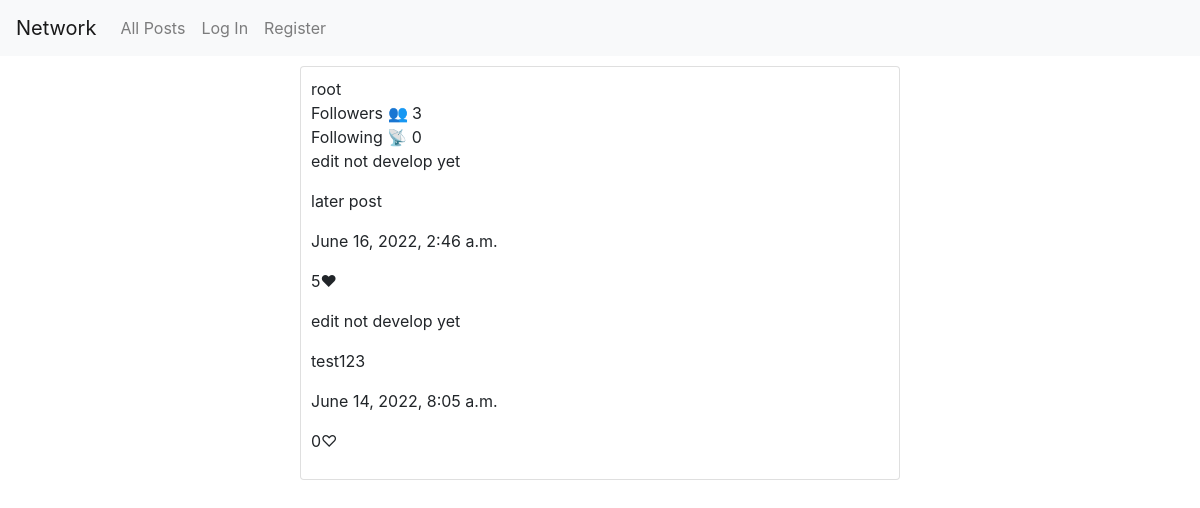
Page /profile/root on the committed database.
### network/models.py (models this page shows, shortened)
class Profile(models.Model):
    owner = models.ForeignKey("User", on_delete=models.CASCADE, related_name="who")
    followers = models.IntegerField(default=0)
    follow_to = models.ManyToManyField("User", blank=True, related_name="follow_who")

class User(AbstractUser):
    pass

class Post(models.Model):
    poster = models.ForeignKey("User", on_delete=models.CASCADE, related_name="from_who")
    content = models.TextField(blank=True, default='')
    like_num = models.IntegerField()
    post_time = models.DateTimeField(auto_now_add=True)

### network/views.py (the view)
# urls.py: path("profile/<str:name>", views.show_profile, name="profile"),
def show_profile(request, name):
    current_user = User.objects.get(username=name)
    global post_paginator
    global page_now
    post_paginator = Paginator(Post.objects.filter(poster=current_user).order_by("-post_time").all(), post_per_page)
    page_now = 1
    return render(request, 'network/profile.html', {
        "user_info": Profile.objects.get(owner=current_user),
        "my_posts": post_paginator.page(1)
    })

### network/templates/network/profile.html
{% extends "network/layout.html" %}
{% block body %}
    <div>
        <div>{{ user_info.owner.username }}</div>
        <div>Followers &#128101; {{ user_info.followers }}</div>
        <div>Following &#128225; {{ user_info.follow_to.count }}</div>
    </div>
    <div>
        {% for my_post in my_posts %}
        <div>
            <p>edit not develop yet</p>
            <p>{{ my_post.content }}</p>
            <p>{{ my_post.post_time }}</p>
            {% if my_post.like_num == 0 %}
                <p>{{ my_post.like_num}}&#9825;</p>
            {% else %}
                <p>{{ my_post.like_num}}&#10084;</p>
            {% endif %}
        </div>
        {% endfor %}
    </div>
{% endblock %}

### rows in the picture
Profile: owner.username "root", followers "3", follow_to.count "0"
Post: content "later post", post_time "June 16, 2022, 2:46 a.m.", like_num "5"
Post: content "test123", post_time "June 14, 2022, 8:05 a.m.", like_num "0"
